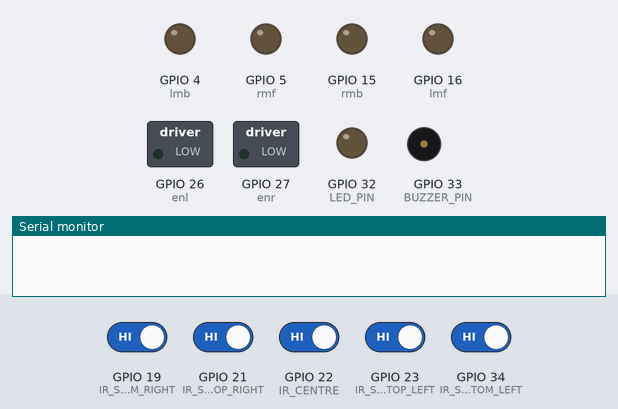
Bench run of a sketch on a simulated ESP32. On the bench: switched loads named in the sketch (green lamp = pin HIGH), output pins drawn as LEDs (lit = HIGH), buzzer (waves = sounding, pin HIGH), the last lines printed to the serial monitor. The test bench sets the inputs (shaded band); at power-on: GPIO 19 (IR_SENSOR_BOTTOM_RIGHT), GPIO 21 (IR_SENSOR_TOP_RIGHT), GPIO 22 (IR_CENTRE), GPIO 23 (IR_SENSOR_TOP_LEFT), GPIO 34 (IR_SENSOR_BOTTOM_LEFT) HIGH.

Above: at 0.1 s.
At 1.1 s:
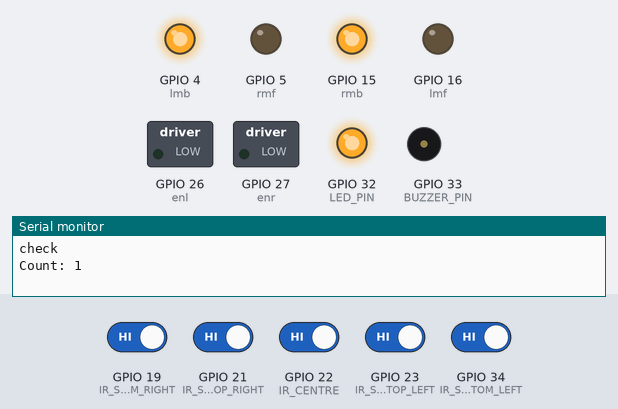
At 7.9 s:
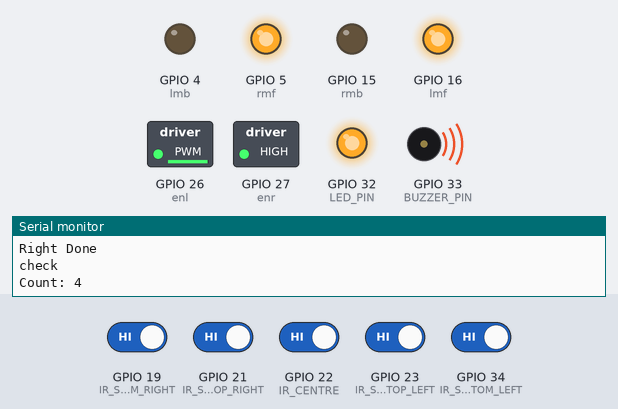
At 12.1 s:
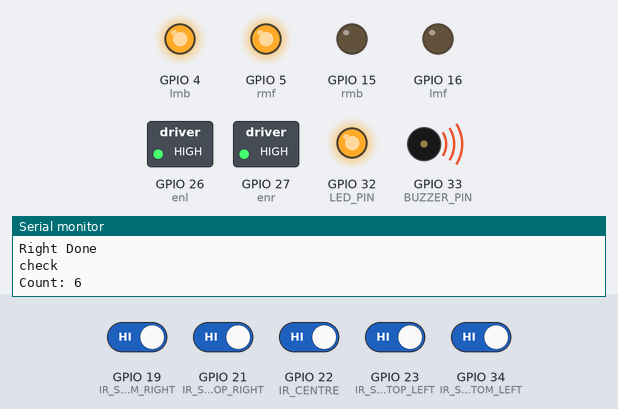
At 19.3 s:
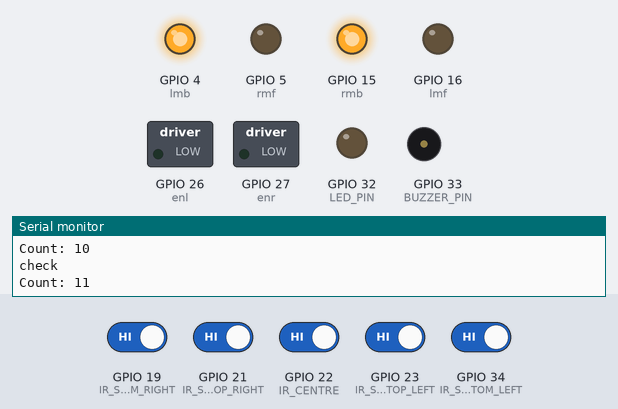
At 24.3 s:
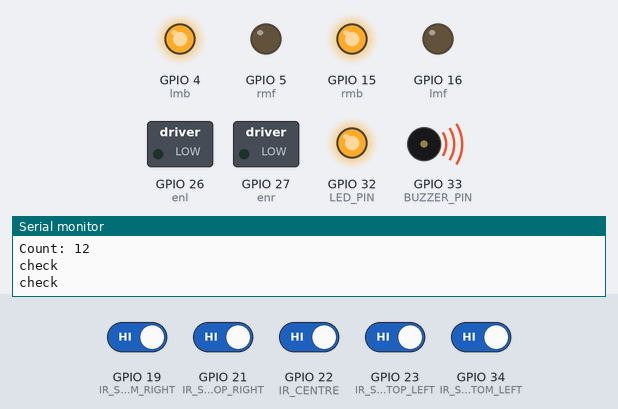
Timing chart, 0 to 25.8 s (numbered marks = the images above):
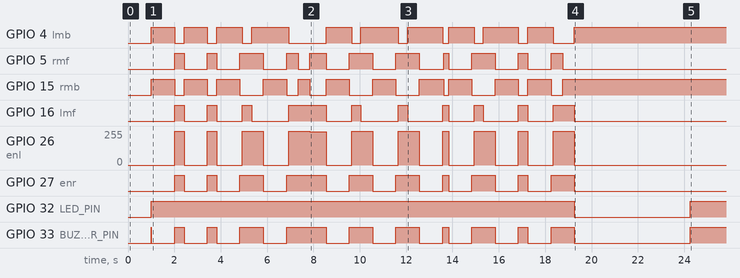

Measured:
- by itself, GPIO 4 (lmb): HIGH → LOW at 2.0 s, → HIGH 0.41 s later, → LOW 1.0 s later, → HIGH 0.41 s later, … (20 changes in this stretch)
- by itself, GPIO 5 (rmf): LOW → HIGH at 2.0 s, → LOW 0.41 s later, → HIGH 1.0 s later, → LOW 0.41 s later, … (22 changes in this stretch)
- by itself, GPIO 15 (rmb): HIGH → LOW at 2.0 s, → HIGH 0.41 s later, → LOW 1.0 s later, → HIGH 0.41 s later, … (22 changes in this stretch)
- by itself, GPIO 16 (lmf): LOW → HIGH at 2.0 s, → LOW 0.41 s later, → HIGH 1.0 s later, → LOW 0.41 s later, … (20 changes in this stretch)
- by itself, GPIO 26 (enl): 0/255 → 255/255 at 2.0 s, → 0/255 0.41 s later, → 255/255 1.0 s later, → 0/255 0.41 s later, … (21 changes in this stretch)
- by itself, GPIO 27 (enr): LOW → HIGH at 2.0 s, → LOW 0.41 s later, → HIGH 1.0 s later, → LOW 0.41 s later, … (20 changes in this stretch)
- by itself, GPIO 32 (LED_PIN): HIGH → LOW at 19.3 s, → HIGH 5.0 s later
- by itself, GPIO 33 (BUZZER_PIN): HIGH → LOW at 1.0 s, → HIGH 1.0 s later, → LOW 0.41 s later, → HIGH 1.0 s later, … (22 changes in this stretch)

The sketch:

path_follow_test_FINAL.ino
```cpp
#define LED_PIN 32
#define BUZZER_PIN 33
#define IR_SENSOR_TOP_RIGHT 21
#define IR_SENSOR_TOP_LEFT 23
#define IR_SENSOR_BOTTOM_RIGHT 19
#define IR_SENSOR_BOTTOM_LEFT 34
#define IR_CENTRE 22
#define SPEED_OFFSET 0
#define MOTOR_SPEED  255
//MOTOR delay
#define delay_right 500
#define delay_left 500
#define delay_forward 400
#define delay_correction 100

int rmf = 5;
int rmb = 15;
int lmf = 16;
int lmb = 4;
int enr = 27;
int enl = 26;
//counter variable for blob
int count =0;

void setup()
{
    Serial.begin(115200);
    pinMode(rmf, OUTPUT);
    pinMode(rmb, OUTPUT);
    pinMode(lmf, OUTPUT);
    pinMode(lmb, OUTPUT);
    pinMode(enl, OUTPUT);
    pinMode(enr, OUTPUT);
    pinMode(LED_PIN, OUTPUT);
    pinMode(BUZZER_PIN, OUTPUT);

    pinMode(IR_SENSOR_TOP_RIGHT, INPUT);
    pinMode(IR_SENSOR_TOP_LEFT, INPUT);
    pinMode(IR_SENSOR_BOTTOM_RIGHT, INPUT);
    pinMode(IR_SENSOR_BOTTOM_LEFT, INPUT);
    pinMode(IR_CENTRE, INPUT);
    digitalWrite(LED_PIN,HIGH);
    digitalWrite(BUZZER_PIN,HIGH);
    //make the LED and BUZZER ON FOR 1 SEC
    digitalWrite(LED_PIN,LOW);
    digitalWrite(BUZZER_PIN,LOW);
    delay(1000);
    digitalWrite(LED_PIN,HIGH);
    digitalWrite(BUZZER_PIN,HIGH);
    rotateMotor(0,0);
}
/*
 RR: rotateMotor(-MOTOR_SPEED,MOTOR_SPEED);
 RL: rotateMotor(MOTOR_SPEED,-MOTOR_SPEED);
 STOP: rotateMOtor(0,0);
*/

void loop()
{
  // Serial.print("Count: ");
  // Serial.println(count);

  delay(10);//sampling  time
  int toprightIRSensorValue =! digitalRead(IR_SENSOR_TOP_RIGHT);
  int topleftIRSensorValue = !digitalRead(IR_SENSOR_TOP_LEFT);
  int bottomrightIRSensorValue =! digitalRead(IR_SENSOR_BOTTOM_RIGHT);
  int bottomleftIRSensorValue = !digitalRead(IR_SENSOR_BOTTOM_LEFT);
  int centre_ir_value = !digitalRead(IR_CENTRE);
  int combinedValue = (bottomleftIRSensorValue << 3) | (topleftIRSensorValue << 2) | (toprightIRSensorValue << 1) | bottomrightIRSensorValue;
  // Serial.println(combinedValue);
//for line following
  switch(combinedValue){
    //to predict where to rotate the bot right
    case 5:
    case 7:
    case 13:
            rotateMotor(-MOTOR_SPEED,MOTOR_SPEED);
            break;
             //to predict where to rotate the bot left
    case 10:
    case 11:
    case 14:
            rotateMotor(MOTOR_SPEED,-MOTOR_SPEED);
            break;
    case 6:
    case 15:
            rotateMotor(MOTOR_SPEED, MOTOR_SPEED);
            break;
    // case 0:
    // case 1:
    // case 2:
    // case 3:
    // case 4:
    // case 8:
    // case 9:
    // case 12:
    default:
            rotateMotor(0, 0);
            //blob check
            // if(toprightIRSensorValue==High && topleftIRSensorValue==High){
              Serial.println("check");
              // delay(2000);
              if(count <= 11){
                  count += 1;
                  Serial.print("Count: ");
                  Serial.println(count);
                  switch (count){
                      case 1:
                      case 2:
                      case 9:
                          // digitalWrite(LED_PIN,LOW);
                          digitalWrite(BUZZER_PIN,LOW);
                          delay(1000);
                          // digitalWrite(LED_PIN,HIGH);
                          digitalWrite(BUZZER_PIN,HIGH);
                          rotateMotor(MOTOR_SPEED,MOTOR_SPEED);
                          delay(delay_forward);
                          break;
                      case 7:
                          // digitalWrite(LED_PIN,LOW);
                          digitalWrite(BUZZER_PIN,LOW);
                          delay(1000);
                          // digitalWrite(LED_PIN,HIGH);
                          digitalWrite(BUZZER_PIN,HIGH);

                          rotateMotor(-MOTOR_SPEED,MOTOR_SPEED);
                          delay(50);
                          rotateMotor(MOTOR_SPEED,MOTOR_SPEED);
                          delay(200);
                          break;

                      case 3:
                      case 5:
                      case 6:
                      case 8:
                          //Turn Right
                          // digitalWrite(LED_PIN,LOW);
                          digitalWrite(BUZZER_PIN,LOW);
                          delay(1000);
                          // digitalWrite(LED_PIN,HIGH);
                          digitalWrite(BUZZER_PIN,HIGH);

                          rotateMotor(MOTOR_SPEED,0);
                          delay(delay_correction);
                          rotateMotor(MOTOR_SPEED,MOTOR_SPEED);
                          delay(delay_forward);
                          rotateMotor(MOTOR_SPEED,-MOTOR_SPEED);
                          delay(delay_right);
                          Serial.println("Right Done");

                          break;

                      case 4:
                          // digitalWrite(LED_PIN,LOW);
                          digitalWrite(BUZZER_PIN,LOW);
                          delay(1000);
                          // digitalWrite(LED_PIN,HIGH);
                          digitalWrite(BUZZER_PIN,HIGH);

                          rotateMotor(MOTOR_SPEED,0);
                          delay(delay_correction);
                          rotateMotor(MOTOR_SPEED,MOTOR_SPEED);
                          delay(delay_forward);
                          rotateMotor(-MOTOR_SPEED,MOTOR_SPEED);
                          delay(delay_left);
                          rotateMotor(MOTOR_SPEED, MOTOR_SPEED-4);
                          delay(700);
                          break;

                      case 10:
                          //Turn Left
                          // digitalWrite(LED_PIN,LOW);
                          digitalWrite(BUZZER_PIN,LOW);
                          delay(1000);
                          // digitalWrite(LED_PIN,HIGH);
                          digitalWrite(BUZZER_PIN,HIGH);

                          rotateMotor(MOTOR_SPEED,0);
                          delay(delay_correction);
                          rotateMotor(MOTOR_SPEED,MOTOR_SPEED);
                          delay(delay_forward);
                          rotateMotor(-MOTOR_SPEED,MOTOR_SPEED);
                          delay(delay_left);
                          break;
                          Serial.println("left done");

                      case 11:
                          rotateMotor(0, 0);
                          digitalWrite(LED_PIN,LOW);
                          digitalWrite(BUZZER_PIN,LOW);
                          delay(5000);
                          digitalWrite(LED_PIN,HIGH);
                          digitalWrite(BUZZER_PIN,HIGH);
                          break;

                      default:
                          break;
                  }
              }
                    break;


  }


}


void rotateMotor(int right, int left)
    {
      // Serial.print("Right: ");
      // Serial.println(right);
      // Serial.print("left: ");
      // Serial.println(left);
        if (right > 0)
            {
                analogWrite(enr, right);
                digitalWrite(rmf, HIGH);
                digitalWrite(rmb, 0);
            }
        else
            {
                analogWrite(enr, abs(right));
                digitalWrite(rmf, LOW);
                digitalWrite(rmb, HIGH);
            }

        if (left > 0)
            {
                analogWrite(enl, left);
                digitalWrite(lmf, HIGH);
                digitalWrite(lmb, LOW);
            }
        else
            {
                analogWrite(enl, abs(left));
                digitalWrite(lmf, LOW);
                digitalWrite(lmb, HIGH);
            }
    }
```
